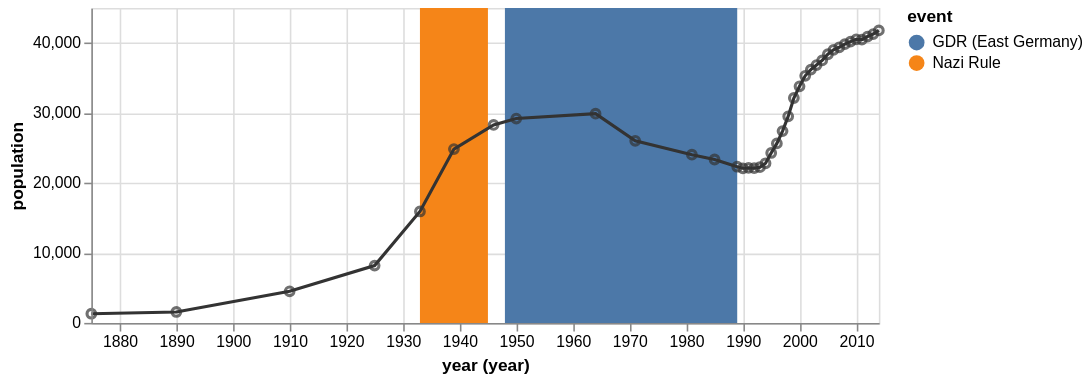

Source (Vega-Lite JSON):
### Vega specification from a JSON file in a GitHub repository (floating-point values rounded to 4 significant figures)
{"$schema": "https://vega.github.io/schema/vega/v5.json", "description": "The population of the German city of Falkensee over time", "autosize": "pad", "padding": 5, "width": 500, "height": 200, "style": "cell", "data": [{"name": "source_0", "values": [{"year": "1875", "population": 1309}, {"year": "1890", "population": 1558}, {"year": "1910", "population": 4512}, {"year": "1925", "population": 8180}, {"year": "1933", "population": 15915}, {"year": "1939", "population": 24824}, {"year": "1946", "population": 28275}, {"year": "1950", "population": 29189}, {"year": "1964", "population": 29881}, {"year": "1971", "population": 26007}, {"year": "1981", "population": 24029}, {"year": "1985", "population": 23340}, {"year": "1989", "population": 22307}, {"year": "1990", "population": 22087}, {"year": "1991", "population": 22139}, {"year": "1992", "population": 22105}, {"year": "1993", "population": 22242}, {"year": "1994", "population": 22801}, {"year": "1995", "population": 24273}, {"year": "1996", "population": 25640}, {"year": "1997", "population": 27393}, {"year": "1998", "population": 29505}, {"year": "1999", "population": 32124}, {"year": "2000", "population": 33791}, {"year": "2001", "population": 35297}, {"year": "2002", "population": 36179}, {"year": "2003", "population": 36829}, {"year": "2004", "population": 37493}, {"year": "2005", "population": 38376}, {"year": "2006", "population": 39008}, {"year": "2007", "population": 39366}, {"year": "2008", "population": 39821}, {"year": "2009", "population": 40179}, {"year": "2010", "population": 40511}, {"year": "2011", "population": 40465}, {"year": "2012", "population": 40905}, {"year": "2013", "population": 41258}, {"year": "2014", "population": 41777}]}, {"name": "source_1", "values": [{"start": "1933", "end": "1945", "event": "Nazi Rule"}, {"start": "1948", "end": "1989", "event": "GDR (East Germany)"}]}, {"name": "data_0", "source": "source_0", "transform": [{"type": "formula", "expr": "timeParse(datum[\"year\"],'%Y')", "as": "year"}, {"type": "formula", "as": "year_year", "expr": "datetime(year(datum[\"year\"]), 0, 1, 0, 0, 0, 0)"}]}, {"name": "data_1", "source": "data_0", "transform": [{"type": "filter", "expr": "datum[\"year_year\"] !== null && !isNaN(datum[\"year_year\"]) && datum[\"population\"] !== null && !isNaN(datum[\"population\"])"}]}, {"name": "data_2", "source": "source_1", "transform": [{"type": "formula", "expr": "timeParse(datum[\"start\"],'%Y')", "as": "start"}, {"type": "formula", "expr": "timeParse(datum[\"end\"],'%Y')", "as": "end"}, {"type": "formula", "as": "year_start", "expr": "datetime(year(datum[\"start\"]), 0, 1, 0, 0, 0, 0)"}, {"type": "formula", "as": "year_end", "expr": "datetime(year(datum[\"end\"]), 0, 1, 0, 0, 0, 0)"}, {"type": "filter", "expr": "datum[\"year_start\"] !== null && !isNaN(datum[\"year_start\"])"}]}], "marks": [{"name": "layer_0_marks", "type": "rect", "style": ["rect"], "from": {"data": "data_2"}, "encode": {"update": {"fill": {"scale": "color", "field": "event"}, "tooltip": {"signal": "{\"start (year)\": timeFormat(datum[\"year_start\"], '%Y'), \"end (year)\": timeFormat(datum[\"year_end\"], '%Y'), \"event\": ''+datum[\"event\"]}"}, "x": {"scale": "x", "field": "year_start"}, "x2": {"scale": "x", "field": "year_end"}, "y": {"value": 0}, "y2": {"field": {"group": "height"}}}}}, {"name": "layer_1_marks", "type": "line", "style": ["line"], "sort": {"field": "datum[\"year_year\"]"}, "from": {"data": "data_0"}, "encode": {"update": {"stroke": {"value": "#333"}, "tooltip": {"signal": "{\"year (year)\": timeFormat(datum[\"year_year\"], '%Y'), \"population\": format(datum[\"population\"], \"\")}"}, "x": {"scale": "x", "field": "year_year"}, "y": {"scale": "y", "field": "population"}, "defined": {"signal": "datum[\"year_year\"] !== null && !isNaN(datum[\"year_year\"]) && datum[\"population\"] !== null && !isNaN(datum[\"population\"])"}}}}, {"name": "layer_2_marks", "type": "symbol", "style": ["point"], "from": {"data": "data_1"}, "encode": {"update": {"opacity": {"value": 0.7}, "fill": {"value": "transparent"}, "stroke": {"value": "#333"}, "tooltip": {"signal": "{\"year (year)\": timeFormat(datum[\"year_year\"], '%Y'), \"population\": format(datum[\"population\"], \"\")}"}, "x": {"scale": "x", "field": "year_year"}, "y": {"scale": "y", "field": "population"}}}}], "scales": [{"name": "x", "type": "time", "domain": {"fields": [{"data": "data_2", "field": "year_start"}, {"data": "data_2", "field": "year_end"}, {"data": "data_0", "field": "year_year"}, {"data": "data_1", "field": "year_year"}]}, "range": [0, {"signal": "width"}]}, {"name": "color", "type": "ordinal", "domain": {"data": "data_2", "field": "event", "sort": true}, "range": "category"}, {"name": "y", "type": "linear", "domain": {"fields": [{"data": "data_0", "field": "population"}, {"data": "data_1", "field": "population"}]}, "range": [{"signal": "height"}, 0], "nice": true, "zero": true}], "axes": [{"scale": "x", "orient": "bottom", "grid": false, "title": "year (year)", "labelFlush": true, "labelOverlap": true, "tickCount": {"signal": "ceil(width/40)"}, "encode": {"labels": {"update": {"text": {"signal": "timeFormat(datum.value, '%Y')"}}}}, "zindex": 1}, {"scale": "x", "orient": "bottom", "gridScale": "y", "grid": true, "tickCount": {"signal": "ceil(width/40)"}, "domain": false, "labels": false, "maxExtent": 0, "minExtent": 0, "ticks": false, "zindex": 0}, {"scale": "y", "orient": "left", "grid": false, "title": "population", "labelOverlap": true, "tickCount": {"signal": "ceil(height/40)"}, "zindex": 1}, {"scale": "y", "orient": "left", "gridScale": "x", "grid": true, "tickCount": {"signal": "ceil(height/40)"}, "domain": false, "labels": false, "maxExtent": 0, "minExtent": 0, "ticks": false, "zindex": 0}], "legends": [{"fill": "color", "gradientLength": {"signal": "clamp(height, 64, 200)"}, "symbolType": "circle", "title": "event"}]}
